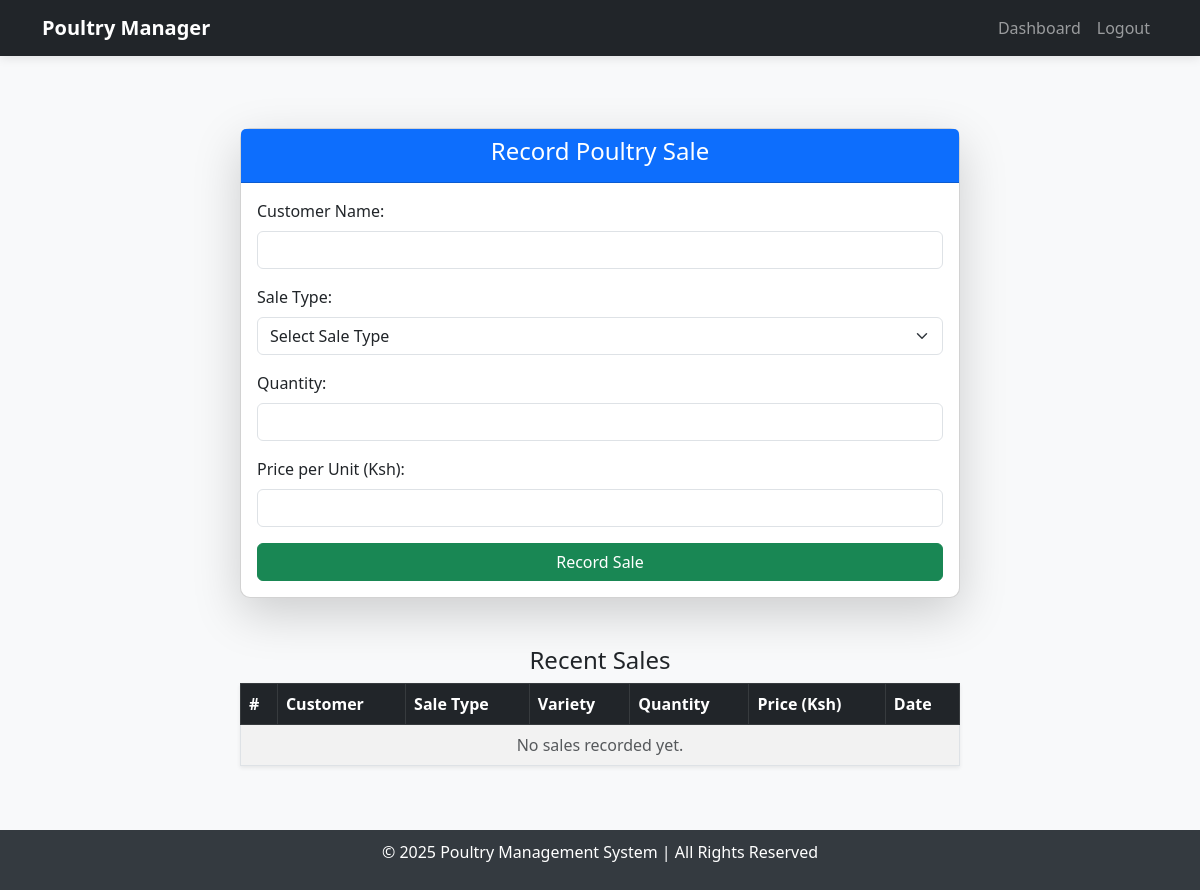
The app's page /record-sale/ (signed in), older data.
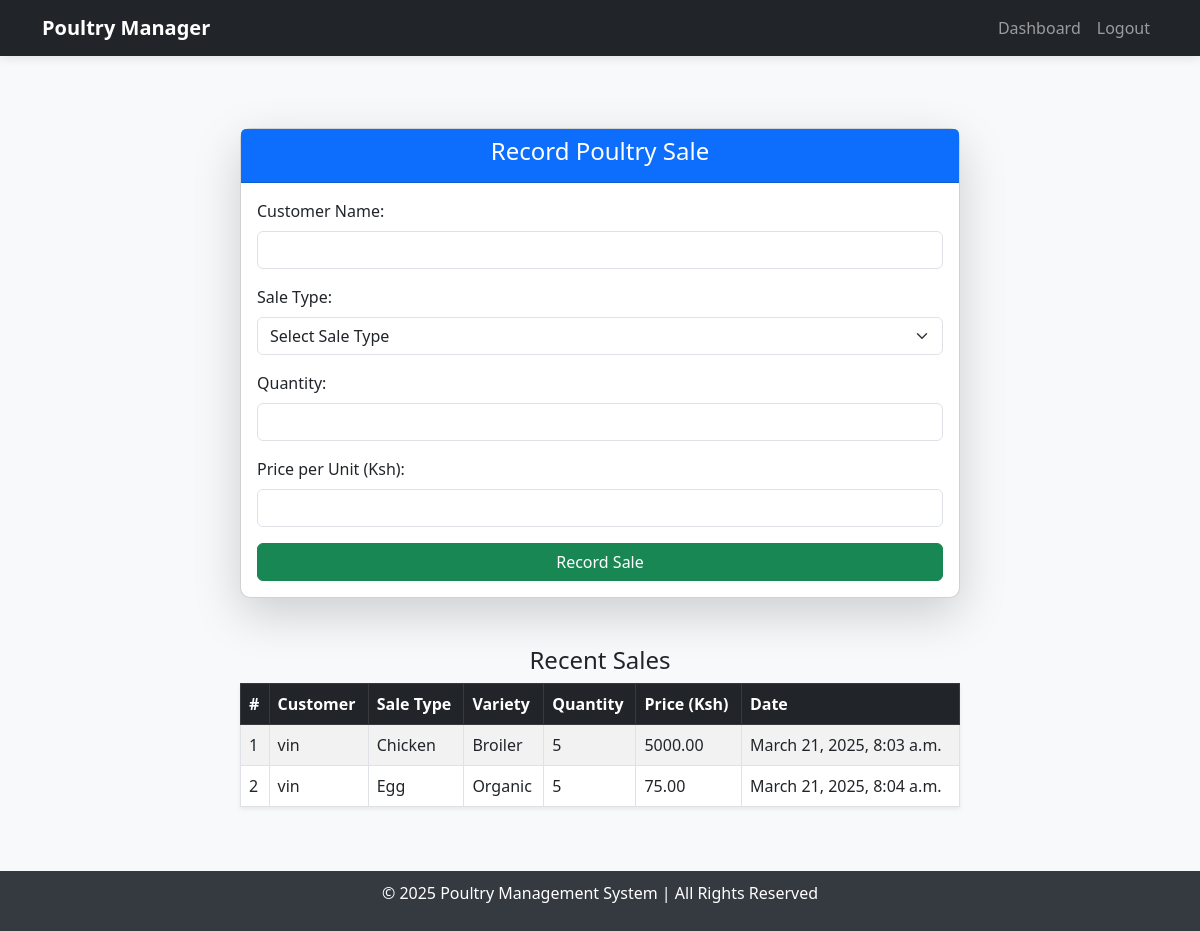
The same page, newer data.
### poultry/models.py (models this page shows, shortened)
class Sale(models.Model):
    customer_name = models.CharField(max_length=100)
    chicken = models.ForeignKey(Chicken, null=True, blank=True, on_delete=models.CASCADE)
    eggs = models.ForeignKey(Egg, null=True, blank=True, on_delete=models.CASCADE)
    quantity = models.PositiveIntegerField()
    price = models.DecimalField(max_digits=10, decimal_places=2)
    date_sold = models.DateTimeField(auto_now_add=True)
    chicken_variety = models.CharField(max_length=50, null=True, blank=True)
    egg_variety = models.CharField(max_length=20, null=True, blank=True)
    related_sale = models.ForeignKey('Sale', null=True, blank=True, on_delete=models.CASCADE)

### poultry/views.py (the view, shortened to what this page needs)
# urls.py: path('record-sale/', views.record_poultry_sale, name='record_poultry_sale'),
@login_required
def record_poultry_sale(request):
    return render(request, "poultry/record_sale.html", {
        "sales": Sale.objects.all(),
        "chickens": Chicken.objects.all(),
        "eggs": Egg.objects.all(),
    })

### poultry/templates/poultry/record_sale.html (shortened to what this page needs)
{% extends 'base.html' %}
{% load static %}
{% block content %}
<div class="container mt-5">
    <div class="row justify-content-center">
        <div class="col-md-8">
            <div class="card shadow-lg">
                <div class="card-header bg-primary text-white text-center">
                    <h4>Record Poultry Sale</h4>
                </div>
                <div class="card-body">
                    <form method="POST">
                        <div class="mb-3">
                            <label class="form-label">Customer Name:</label>
                            <input type="text" name="customer_name" class="form-control" required>
                        </div>
                        <div class="mb-3">
                            <label class="form-label">Sale Type:</label>
                            <select name="sale_type" id="saleType" class="form-select" required>
                                <option value="">Select Sale Type</option>
                            </select>
                        </div>
                        <div class="mb-3">
                            <label class="form-label">Quantity:</label>
                            <input type="number" name="quantity" class="form-control" min="1" required>
                        </div>
                        <div class="mb-3">
                            <label class="form-label">Price per Unit (Ksh):</label>
                            <input type="number" name="price" class="form-control" min="1" required>
                        </div>
                        <button type="submit" class="btn btn-success w-100">Record Sale</button>
                    </form>
                </div>
            </div>
            <div class="mt-5">
                <h4 class="text-center">Recent Sales</h4>
                <table class="table table-bordered table-striped shadow-sm">
                    <thead class="table-dark">
                        <tr>
                            <th>#</th>
                            <th>Customer</th>
                            <th>Sale Type</th>
                            <th>Variety</th>
                            <th>Quantity</th>
                            <th>Price (Ksh)</th>
                            <th>Date</th>
                        </tr>
                    </thead>
                    <tbody>
                        {% for sale in sales %}
                        <tr>
                            <td>{{ forloop.counter }}</td>
                            <td>{{ sale.customer_name }}</td>
                            <td>
                                {% if sale.chicken %} Chicken
                                {% elif sale.eggs %} Egg
                                {% else %} N/A
                                {% endif %}
                            </td>
                            <td>
                                {% if sale.chicken_variety %} {{ sale.chicken_variety|title }}
                                {% elif sale.egg_variety %} {{ sale.egg_variety|title }}
                                {% else %} N/A
                                {% endif %}
                            </td>
                            <td>{{ sale.quantity }}</td>
                            <td>{{ sale.price }}</td>
                            <td>{{ sale.date_sold }}</td>
                        </tr>
                        {% empty %}
                        <tr>
                            <td colspan="7" class="text-center text-muted">No sales recorded yet.</td>
                        </tr>
                        {% endfor %}
                    </tbody>
                </table>
            </div>
        </div>
    </div>
</div>
{% endblock %}

Row changes from the older to the newer data that the page shows:
added Sale: customer_name "vin", shows "Chicken", chicken_variety "Broiler", quantity "5", price "5000.00", date_sold "March 21, 2025, 8:03 a.m."
added Sale: customer_name "vin", shows "Egg", egg_variety "Organic", quantity "5", price "75.00", date_sold "March 21, 2025, 8:04 a.m."
Text that changed along with them:
text no longer shown: "No sales recorded yet."
